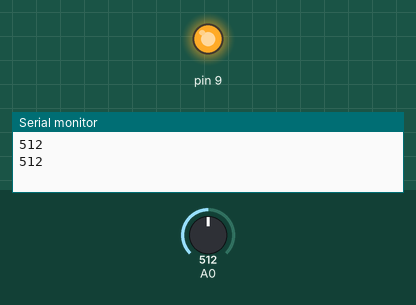
Recording of a sketch running on a simulated Arduino Uno, built with avr-gcc and run on an emulated ATmega328P. Parts: output pins drawn as LEDs (lit = HIGH), the last lines printed to the serial monitor. Inputs (shaded band) come from the test bench; at power-on: A0 = 512.

Above: at 1.8 s.
1.9 s: A0 set to 208
3.4 s: A0 set to 189
At 4.9 s:
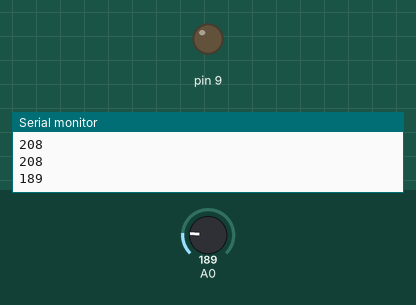
5.5 s: A0 set to 210
At 6.5 s:
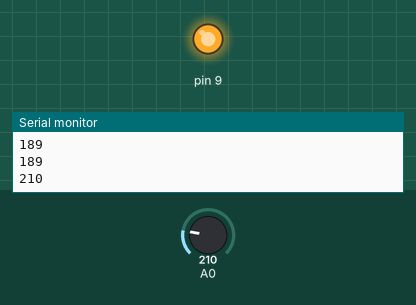
7.5 s: A0 set to 190
At 9.2 s:
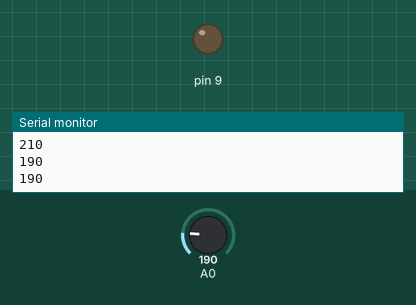
Timing chart, 0 to 10.5 s (numbered marks = the images above; inputs shaded):
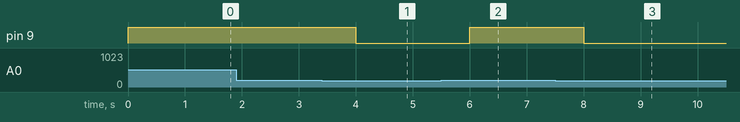

Measured:
- the behaviour switches between 201 and 200 on A0 (found by bisection; images 0 and 1)
- after the input at 3.4 s, pin 9: HIGH → LOW after 0.60 s
- after the input at 5.5 s, pin 9: LOW → HIGH after 0.50 s
- after the input at 7.5 s, pin 9: HIGH → LOW after 0.50 s

The sketch:

week3a.ino
```cpp
int x;

void setup() {

  Serial.begin(9600);

  pinMode(9, OUTPUT);

}

void loop() {

  int potValue = analogRead(A0);

  Serial.println(potValue);


  if (potValue > 200) {

    digitalWrite(9, HIGH);

  } else {

    digitalWrite(9, LOW);

    }

  delay(1000);

}
```
